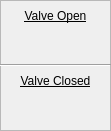
   <widget class="QFrame" name="frame_10">
    <property name="geometry">
     <rect>
      <x>230</x>
      <y>305</y>
      <width>111</width>
      <height>131</height>
     </rect>
    </property>
    <property name="frameShape">
     <enum>QFrame::StyledPanel</enum>
    </property>
    <property name="frameShadow">
     <enum>QFrame::Raised</enum>
    </property>
    <widget class="QLabel" name="label_8">
     <property name="geometry">
      <rect>
       <x>0</x>
       <y>5</y>
       <width>111</width>
       <height>21</height>
      </rect>
     </property>
     <property name="font">
      <font>
       <underline>true</underline>
      </font>
     </property>
     <property name="text">
      <string>Valve Open</string>
     </property>
     <property name="alignment">
      <set>Qt::AlignCenter</set>
     </property>
    </widget>
    <widget class="QLabel" name="label_9">
     <property name="geometry">
      <rect>
       <x>0</x>
       <y>70</y>
       <width>111</width>
       <height>21</height>
      </rect>
     </property>
     <property name="font">
      <font>
       <underline>true</underline>
      </font>
     </property>
     <property name="text">
      <string>Valve Closed</string>
     </property>
     <property name="alignment">
      <set>Qt::AlignCenter</set>
     </property>
    </widget>
    <widget class="Line" name="line">
     <property name="geometry">
      <rect>
       <x>0</x>
       <y>55</y>
       <width>111</width>
       <height>21</height>
      </rect>
     </property>
     <property name="orientation">
      <enum>Qt::Horizontal</enum>
     </property>
    </widget>
   </widget>
